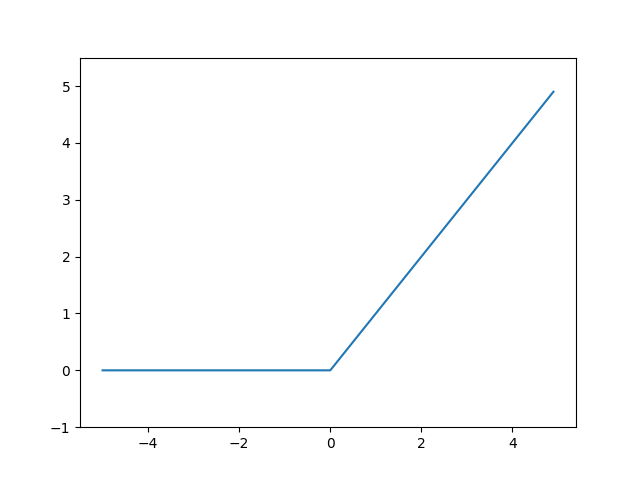

Generate this figure with Python:
import numpy as np
import matplotlib.pylab as plt

def relu(x):
    return np.maximum(0, x)

x = np.arange(-5.0, 5.0, 0.1)
y = relu(x) #传入参数并实例化

#绘图
plt.plot(x,y)
plt.ylim(-1.0, 5.5)
plt.show()
